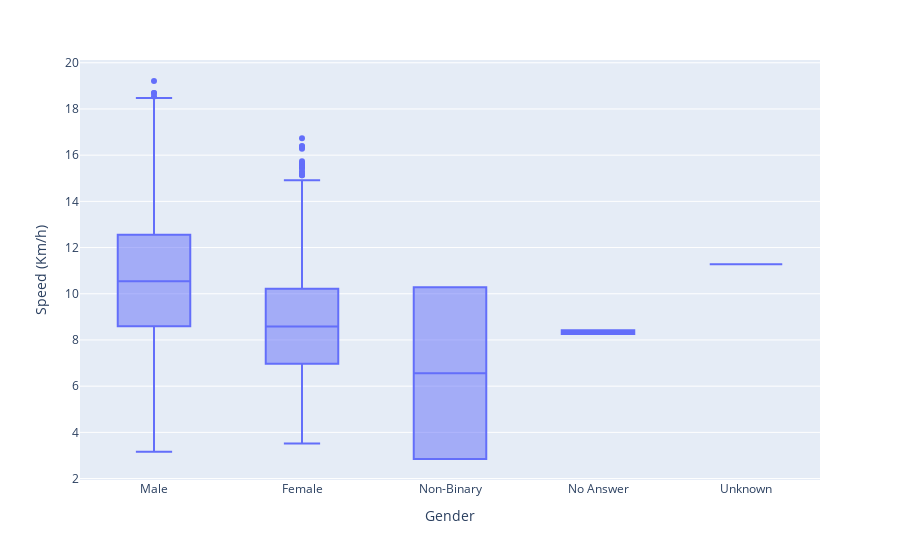

Notebook cell for this chart:
### Markdown cell above
# Boxplot for Gender

(Notice: there is only one "Non-Binary" Gender answer)

### Code cell
#Boxplot for Speed
fig3 = px.box(df, x="Gender", y="Speed (Km/h)")
fig3.show()

# Export the image to a BytesIO object
img_bytes_speed1 = pio.to_image(fig3, format='png')

# Display the image in the notebook using IPython's Image class
Image(img_bytes_speed1)

### Figure 1 — Plotly figure (JSON) as saved in the notebook; plotly's stock layout.template omitted (floating-point values rounded to 4 significant figures; data arrays with more than 128 entries replaced by an {"elided": "..."} marker saying what was removed)
{"data": [{"alignmentgroup": "True", "hovertemplate": "Gender=%{x}<br>Speed (Km/h)=%{y}<extra></extra>", "legendgroup": "", "marker": {"color": "#636efa"}, "name": "", "notched": false, "offsetgroup": "", "orientation": "v", "showlegend": false, "type": "box", "x": {"elided": "4051 str values"}, "x0": " ", "xaxis": "x", "y": {"elided": "4051 float values"}, "y0": " ", "yaxis": "y"}], "layout": {"boxmode": "group", "legend": {"tracegroupgap": 0}, "margin": {"t": 60}, "xaxis": {"anchor": "y", "domain": [0, 1], "title": {"text": "Gender"}}, "yaxis": {"anchor": "x", "domain": [0, 1], "title": {"text": "Speed (Km/h)"}}}}
